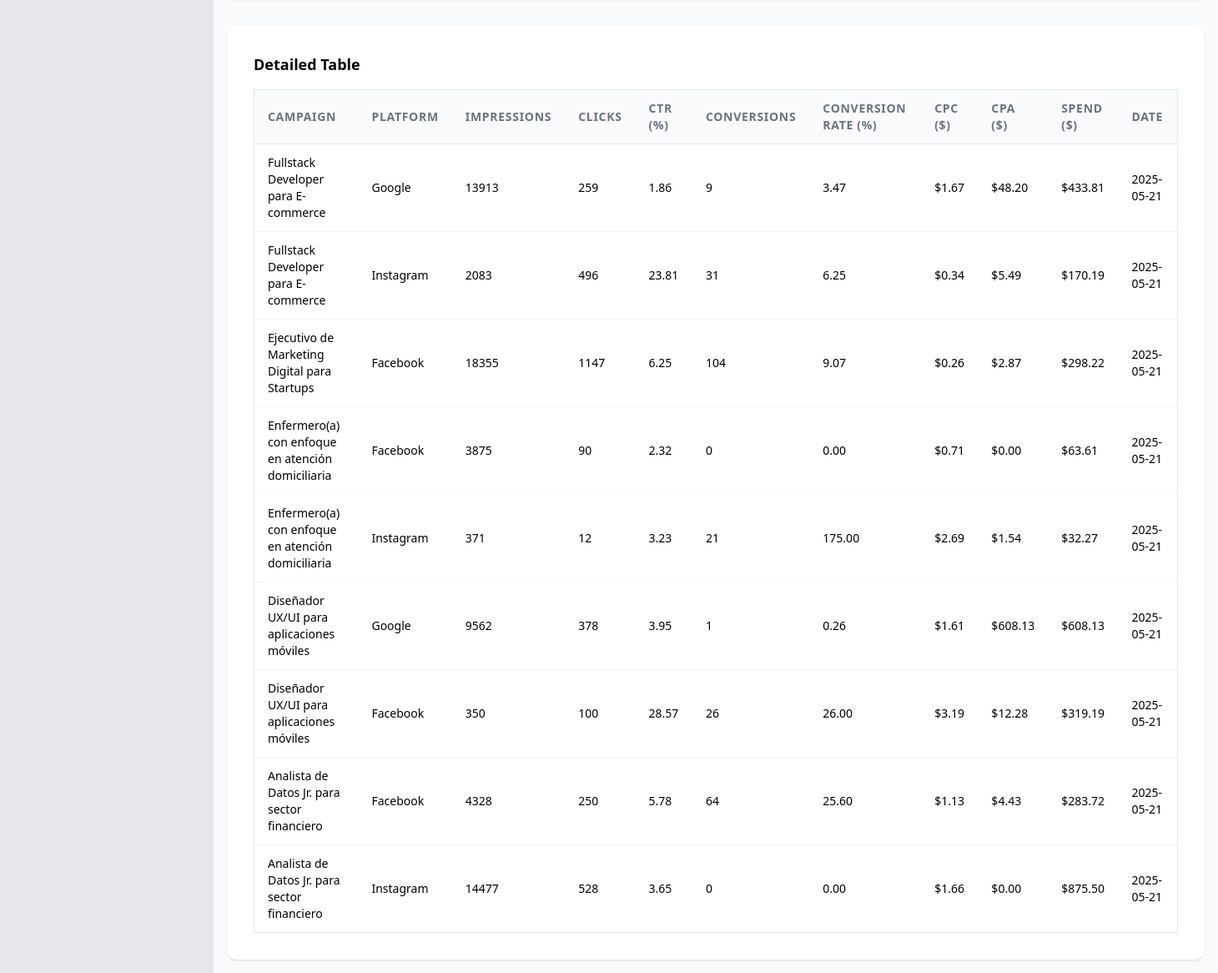
The page /ad/performance-metrics/ (lower part) on the database as committed earlier.
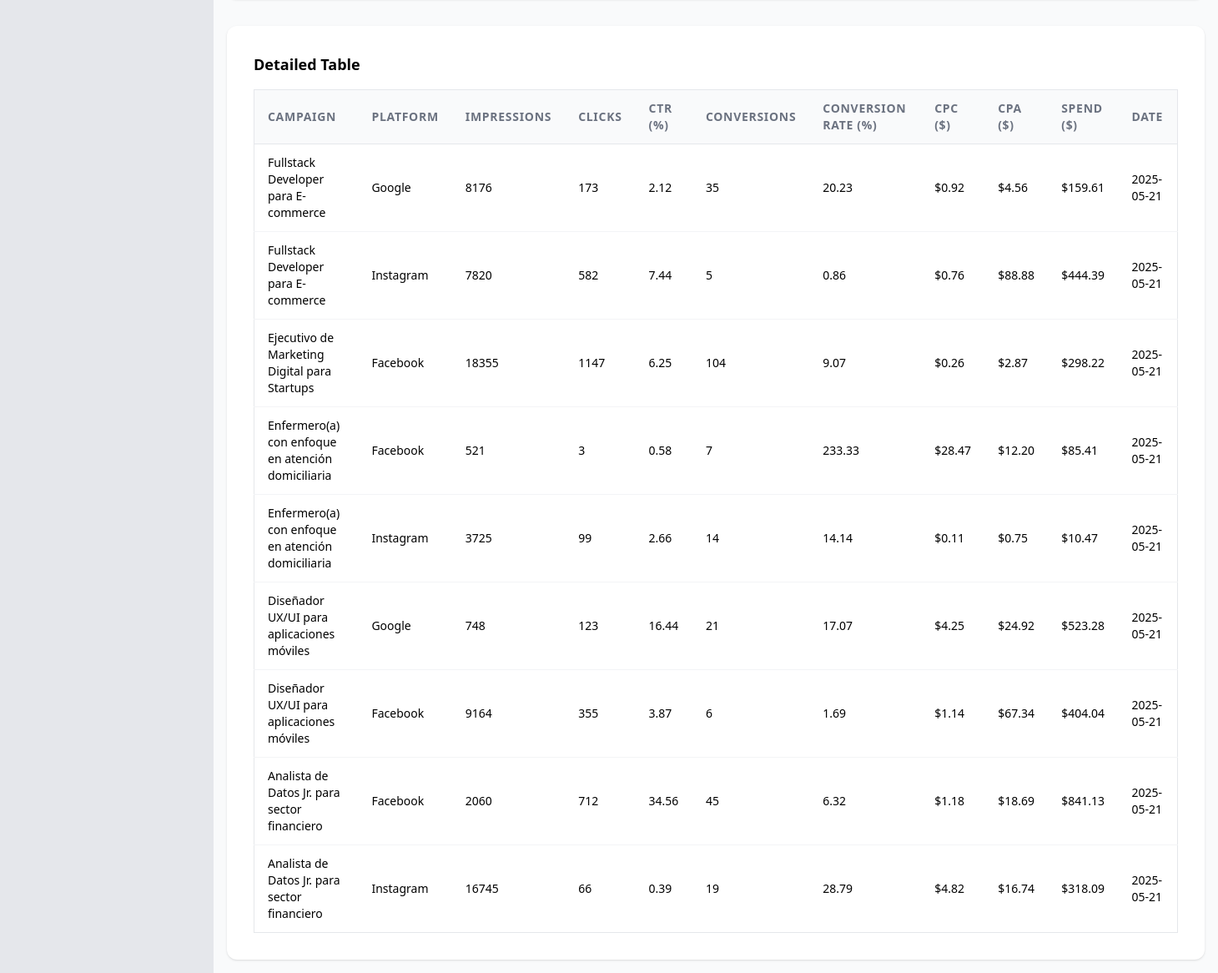
The same page on the database as committed later.
### ad/models.py (models this page shows, shortened)
class PlatformMetrics(models.Model):
    campaign = models.ForeignKey(Campaign, on_delete=models.CASCADE, related_name='platform_metrics')
    platform = models.CharField(max_length=10, choices=Campaign.PLATFORM_CHOICES)
    impressions = models.IntegerField()
    clicks = models.IntegerField()
    ctr = models.FloatField()
    conversions = models.IntegerField()
    conversion_rate = models.FloatField()
    cpc = models.FloatField()
    cpa = models.FloatField()
    spend = models.FloatField()
    created_at = models.DateTimeField(auto_now_add=True)
    class Meta:
        unique_together = ('campaign', 'platform')

class Campaign(models.Model):
    CATEGORY_CHOICES = [
        ('IT', 'Technology'),
        ('MK', 'Marketing'),
        ('AD', 'Administration'),
        ('SL', 'Sales'),
        ('HR', 'Human Resources'),
        ('FI', 'Finance'),
        ('ED', 'Education'),
        ('HL', 'Healthcare'),
        ('OT', 'Other'),
    ]
    EDUCATION_LEVEL_CHOICES = [
        ('NONE', 'None'),
        ('HS', 'High School'),
        ('TEC', 'Technical'),
        ('TCH', 'Technologist'),
        ('UNI', 'University'),
        ('POS', 'Postgraduate'),
        ('PHD', 'Doctorate'),
    ]
    MODALITY_CHOICES = [
        ('ONSITE', 'On-site'),
        ('REMOTE', 'Remote'),
        ('HYBRID', 'Hybrid'),
        ('FLEX', 'Flexible'),
    ]
    EXPERIENCE_CHOICES = [
        ('NONE', 'No experience'),
        ('1-3', '1 to 3 years'),
        ('4-7', '4 to 7 years'),
        ('8+', '8 or more years'),
    ]
    LOCATION_CHOICES = [
    ('AR', 'Argentina'),
    ('BR', 'Brazil'),
    ('CA', 'Canada'),
    ('CL', 'Chile'),
    ('CO', 'Colombia'),
    ('MX', 'Mexico'),
    ('US', 'United States'),
    ('VE', 'Venezuela'),
    ('DE', 'Germany'),
    ('ES', 'Spain'),
    ('FR', 'France'),
    ('GB', 'United Kingdom'),
    ('IT', 'Italy'),
    ('NL', 'Netherlands'),
    ('PL', 'Poland'),
    ('PT', 'Portugal'),
    ('CN', 'China'),
    ('IN', 'India'),
    ('ID', 'Indonesia'),
    ('JP', 'Japan'),
    ('KR', 'South Korea'),
    ('PH', 'Philippines'),
    ('SG', 'Singapore'),
    ('TH', 'Thailand'),
    ]
    PLATFORM_CHOICES = [
        ('GOOGLE', 'Google'),
        ('FACEBOOK', 'Facebook'),
        ('INSTAGRAM', 'Instagram'),
    ]
    name = models.CharField(max_length=255)
    description = models.TextField()
    image = models.ImageField(upload_to='campaign_images/')
    schedule = models.DateField()
    end_schedule = models.DateField(null=True, blank=True)
    category = models.CharField(max_length=5, choices=CATEGORY_CHOICES)
    education_level = models.CharField(max_length=10, choices=EDUCATION_LEVEL_CHOICES)
    modality = models.CharField(max_length=10, choices=MODALITY_CHOICES)
    location = models.CharField(max_length=2, choices=LOCATION_CHOICES, default= 'Colmbia')
    experience = models.CharField(max_length=10, choices=EXPERIENCE_CHOICES)
    platform1 = models.CharField(max_length=10, choices=PLATFORM_CHOICES, null=True, blank=True)
    platform2 = models.CharField(max_length=10, choices=PLATFORM_CHOICES, null=True, blank=True)
    platform3 = models.CharField(max_length=10, choices=PLATFORM_CHOICES, null=True, blank=True)

### ad/views.py (the view, shortened to what this page needs)
# urls.py: path('performance-metrics/', performance_metrics_view, name='performance_metrics'),
def performance_metrics_view(request):
    start_date = request.GET.get('start_date')
    end_date = request.GET.get('end_date')
    campaign_id = request.GET.get('campaign')
    platform = request.GET.get('platform')
    export = request.GET.get('export')
    metrics_qs = PlatformMetrics.objects.select_related('campaign')
    if start_date:
        metrics_qs = metrics_qs.filter(created_at__date__gte=start_date)
    if end_date:
        metrics_qs = metrics_qs.filter(created_at__date__lte=end_date)
    if campaign_id:
        metrics_qs = metrics_qs.filter(campaign__id=campaign_id)
    if platform:
        metrics_qs = metrics_qs.filter(platform=platform)
    summary = metrics_qs.aggregate(
        total_impressions=Sum('impressions') or 0,
        total_clicks=Sum('clicks') or 0,
        total_conversions=Sum('conversions') or 0,
        total_spend=Sum('spend') or 0
    )
    summary['ctr'] = (summary['total_clicks'] / summary['total_impressions'] * 100) if summary['total_impressions'] else 0
    summary['conversion_rate'] = (summary['total_conversions'] / summary['total_clicks'] * 100) if summary['total_clicks'] else 0
    summary['cpc'] = (summary['total_spend'] / summary['total_clicks']) if summary['total_clicks'] else 0
    summary['cpa'] = (summary['total_spend'] / summary['total_conversions']) if summary['total_conversions'] else 0
    campaigns = Campaign.objects.all()
    platforms = Campaign.PLATFORM_CHOICES
    chart_labels = ['Impressions', 'Clicks', 'Conversions']
    chart_data = [summary['total_impressions'], summary['total_clicks'], summary['total_conversions']]
    context = {
        'metrics': metrics_qs,
        'summary': summary,
        'campaigns': campaigns,
        'platforms': platforms,
        'selected_campaign': int(campaign_id) if campaign_id else '',
        'selected_platform': platform or '',
        'start_date': start_date or '',
        'end_date': end_date or '',
        'chart_labels': json.dumps(chart_labels),
        'chart_data': json.dumps(chart_data),
    }
    return render(request, 'performance_metrics.html', context)

### ad/templates/performance_metrics.html (shortened to what this page needs)
{% extends 'base.html' %}
{% load static %}
{% block content %}
<div class="flex min-h-screen bg-gray-50">
    <aside class="w-64 bg-gray-200 p-4">
    </aside>
    <main class="flex-1 flex flex-col items-center p-4">
        <div class="w-full max-w-7xl mx-auto">
            <div class="bg-white rounded-xl shadow p-8">
                <h2 class="text-lg font-semibold mb-4">Detailed Table</h2>
                <div class="overflow-x-auto">
                    <table class="w-full text-sm divide-y divide-gray-200 border border-gray-200">
                        <thead class="bg-gray-50">
                            <tr>
                                <th class="px-4 py-3 text-left font-semibold text-gray-500 uppercase tracking-wider">Campaign</th>
                                <th class="px-4 py-3 text-left font-semibold text-gray-500 uppercase tracking-wider">Platform</th>
                                <th class="px-4 py-3 text-left font-semibold text-gray-500 uppercase tracking-wider">Impressions</th>
                                <th class="px-4 py-3 text-left font-semibold text-gray-500 uppercase tracking-wider">Clicks</th>
                                <th class="px-4 py-3 text-left font-semibold text-gray-500 uppercase tracking-wider">CTR (%)</th>
                                <th class="px-4 py-3 text-left font-semibold text-gray-500 uppercase tracking-wider">Conversions</th>
                                <th class="px-4 py-3 text-left font-semibold text-gray-500 uppercase tracking-wider">Conversion Rate (%)</th>
                                <th class="px-4 py-3 text-left font-semibold text-gray-500 uppercase tracking-wider">CPC ($)</th>
                                <th class="px-4 py-3 text-left font-semibold text-gray-500 uppercase tracking-wider">CPA ($)</th>
                                <th class="px-4 py-3 text-left font-semibold text-gray-500 uppercase tracking-wider">Spend ($)</th>
                                <th class="px-4 py-3 text-left font-semibold text-gray-500 uppercase tracking-wider">Date</th>
                            </tr>
                        </thead>
                        <tbody class="bg-white divide-y divide-gray-100">
                            {% for m in metrics %}
                            <tr>
                                <td class="px-4 py-3">{{ m.campaign.name }}</td>
                                <td class="px-4 py-3">{{ m.get_platform_display }}</td>
                                <td class="px-4 py-3">{{ m.impressions }}</td>
                                <td class="px-4 py-3">{{ m.clicks }}</td>
                                <td class="px-4 py-3">{{ m.ctr|floatformat:2 }}</td>
                                <td class="px-4 py-3">{{ m.conversions }}</td>
                                <td class="px-4 py-3">{{ m.conversion_rate|floatformat:2 }}</td>
                                <td class="px-4 py-3">${{ m.cpc|floatformat:2 }}</td>
                                <td class="px-4 py-3">${{ m.cpa|floatformat:2 }}</td>
                                <td class="px-4 py-3">${{ m.spend|floatformat:2 }}</td>
                                <td class="px-4 py-3">{{ m.created_at|date:"Y-m-d" }}</td>
                            </tr>
                            {% empty %}
                            <tr>
                                <td colspan="11" class="text-center py-8 text-gray-400">No data found for the selected filters.</td>
                            </tr>
                            {% endfor %}
                        </tbody>
                    </table>
                </div>
            </div>
        </div>
    </main>
</div>
{% endblock %}

Rows that differ between the two databases and show on the page:
changed PlatformMetrics (number 1 of 9 on the later page): impressions "13913" → "8176"; clicks "259" → "173"; ctr "1.86" → "2.12"; conversions "9" → "35"; conversion_rate "3.47" → "20.23"; cpc "1.67" → "0.92"; cpa "48.20" → "4.56"; spend "433.81" → "159.61"
changed PlatformMetrics (number 2 of 9 on the later page): impressions "2083" → "7820"; clicks "496" → "582"; ctr "23.81" → "7.44"; conversions "31" → "5"; conversion_rate "6.25" → "0.86"; cpc "0.34" → "0.76"; cpa "5.49" → "88.88"; spend "170.19" → "444.39"
changed PlatformMetrics (number 4 of 9 on the later page): impressions "3875" → "521"; clicks "90" → "3"; ctr "2.32" → "0.58"; conversions "0" → "7"; conversion_rate "0.00" → "233.33"; cpc "0.71" → "28.47"; cpa "0.00" → "12.20"; spend "63.61" → "85.41"
changed PlatformMetrics (number 5 of 9 on the later page): impressions "371" → "3725"; clicks "12" → "99"; ctr "3.23" → "2.66"; conversions "21" → "14"; conversion_rate "175.00" → "14.14"; cpc "2.69" → "0.11"; cpa "1.54" → "0.75"; spend "32.27" → "10.47"
changed PlatformMetrics (number 6 of 9 on the later page): impressions "9562" → "748"; clicks "378" → "123"; ctr "3.95" → "16.44"; conversions "1" → "21"; conversion_rate "0.26" → "17.07"; cpc "1.61" → "4.25"; cpa "608.13" → "24.92"; spend "608.13" → "523.28"
changed PlatformMetrics (number 7 of 9 on the later page): impressions "350" → "9164"; clicks "100" → "355"; ctr "28.57" → "3.87"; conversions "26" → "6"; conversion_rate "26.00" → "1.69"; cpc "3.19" → "1.14"; cpa "12.28" → "67.34"; spend "319.19" → "404.04"
changed PlatformMetrics (number 8 of 9 on the later page): impressions "4328" → "2060"; clicks "250" → "712"; ctr "5.78" → "34.56"; conversions "64" → "45"; conversion_rate "25.60" → "6.32"; cpc "1.13" → "1.18"; cpa "4.43" → "18.69"; spend "283.72" → "841.13"
changed PlatformMetrics (number 9 of 9 on the later page): impressions "14477" → "16745"; clicks "528" → "66"; ctr "3.65" → "0.39"; conversions "0" → "19"; conversion_rate "0.00" → "28.79"; cpc "1.66" → "4.82"; cpa "0.00" → "16.74"; spend "875.50" → "318.09"
